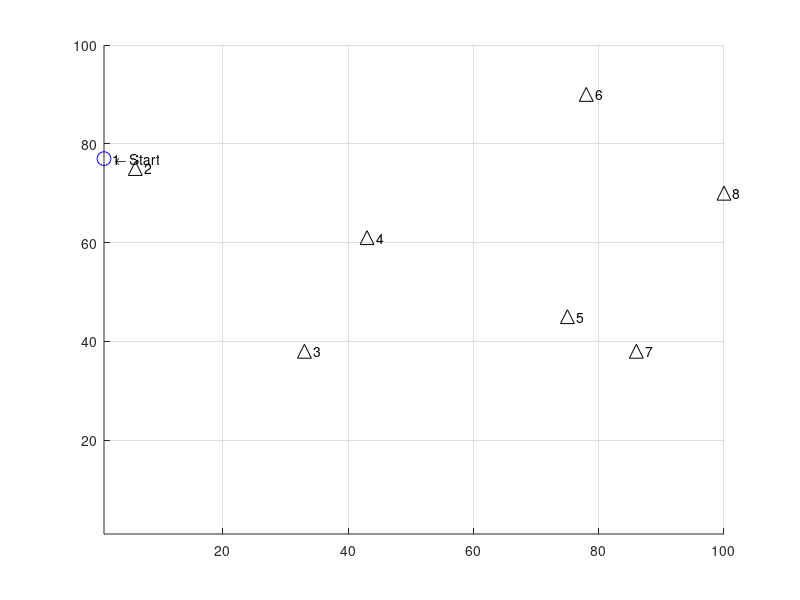

Write MATLAB code to recreate this figure.
% TSP
% Kai Brooks
% github.com/kaibrooks
% Jun 2019
%
% Solves the travelling salesman problem
% Program first solves using the np method and plots it in blue
% Program then uses nn algorithm and solves it in red
%

% Init
clc
close all
clear all
format

% --- Main options --------------------------------------------------------

maxCities = 8;          % (default 9) number of cities to visit, this is the 'n'
% decrease this if it hurts the hardware
gifOutput = 0;          % enables gif output and generation, slows rendering
filename = 'tsp.gif';    % output filename for the gif

twelveCitySeed = 0;     % use pre-computed 12-city seed and skips the bf calculation
% if 0, shuffles seed instead and runs bf normally

% TCS route: 1, 2, 4, 7, 9, 10, 12, 11, 8, 6, 5, 3, 1
% TCS index: 35462161
% TCS dist: 300.25
% TCS NN algorithm path is 1.04x (3.84%) longer and 3628800.00x computationally faster.

% Algorithm enables (with all disabled, just generates the map)
bf = 0;                   % bruteforce algorithm
nn = 0;                   % nearest-neighbor algorithm
gena = 1;                 % genetic algorithm

% sub-algorithms
gaRandomCrossover = 0;    % random crossover variant
gaOrderedCrossover = 1;   % ordered crossover variant

% --- Advanced options and generator settings -----------------------------

outputResults = 0;      % (default 1) shows analysis at completion

gaSelectionFactor = 2;    % (default 2) fractional number of members to select each epoch (eg: 3 = 1/3 of members)
gaInitPopSize = 12;     % (default ???) population for genetic algorithm



bfTickSize = 10000;     % (default 10000) tick size for timing BF algorithm. Higher numbers = more accuracy, slower to display estimate

minLoc = 1;             % (default 1) minimum coordinate to generate for city locations
maxLoc = 100;           % (default 100) maximum coordinate to generate for city locations
plotMarkerSize = 10;    % (default 10) size of markers on map
showLabels = 1;         % (default 1) display city numbers on plot

verbose = 0;            % outputs things, maybe
attempts = 100;         % number of attempts to bruteforce the solution before giving up
maxCpuTime = 100;       % max loops various functions will use before giving up and moving on

% --- Zero other variables (do not modify) --------------------------------

totalDist = 0;          % total distance travelled
gifWritten = 0;         % one-time check for gif creation

o_nn = 0;               % big o for nearest neighbor method
o_bf = 0;               % big o for bruteforce method
o_ga = 0;
nn_distance = 0;        % total minimum distance
bf_distance = 0;
ga_distance = 0;
bf_time = 0;            % time to run algorithm
nn_time = 0;
ga_time = 0;

nnSecs = 0;
bruteforce_minimum_vec = 0;

% --- Program start -------------------------------------------------------

% Override the rng if using the precomputed seed
if twelveCitySeed
    rng('default')
    maxCities = 12;
else
    rng('shuffle')
end

% Generate points
cities = randi([minLoc, maxLoc],2,maxCities); % generate matrix
cities = rot90(cities);  % rotate to form cities(x1,y1) for each point
cities = unique(cities,'rows'); % remove duplicate entries

if (length(cities) ~= maxCities)
    fprintf('*** Generated duplicate city coordinates, pruning %i entries.\n*** New maxCities = %i \n', maxCities - length(cities), length(cities))
end

maxCities = length(cities);  % shorten everything else if we don't have enough cities


startingCity = randi(maxCities);    % randomize starting city
currentCity = startingCity;         % and remember its where we started

visited = zeros([maxCities],1);     % boolean to mark each visited city
visited(currentCity) = 1;           % we're already in our city, so mark it

visitedOrder = zeros([maxCities],1); % vector to store the order which we visited each city
visitedOrder(currentCity) = 1;      % mark out starting city on the path

% Create figure
%f = figure('units','normalized','outerposition',[0 0 1 1]);
axis tight manual % this ensures that getframe() returns a consistent size

hold on
grid on

xlim([minLoc maxLoc])
ylim([minLoc maxLoc])

txt = '    \leftarrow Start';

% Plot cities
for i=1:maxCities
    
    if i == startingCity
        plot(cities(i,1),cities(i,2),'bo','MarkerSize',plotMarkerSize)
        
    else
        plot(cities(i,1),cities(i,2),'k^','MarkerSize',plotMarkerSize)
    end
    if showLabels, text(cities(i,1),cities(i,2),sprintf('   %i', i)), end
    
end

txt = '    \leftarrow Start';
text(cities(startingCity,1),cities(startingCity,2),txt)

% --- Algorithms ----------------------------------------------------------
% Bruteforce algorithm (bf)
if bf
    fprintf('Generating bf pathing matrix...\n')
    % Create gigantic bruteforce path matrix: o(n!)
    arr = [2:maxCities];
    bfVisitOrder = perms(arr);
    bfVisitOrder = rot90(bfVisitOrder); % flip it to make indexing easier
    
    arr = ones(1,length(bfVisitOrder)); % create array of 1's
    bfVisitOrder = [arr;bfVisitOrder];  % append to the beginning
    
    % Add original city back onto end to complete the loop
    for i = 1:length(bfVisitOrder)
        bfVisitOrder(maxCities+1,i) = bfVisitOrder(1,i);
    end
    
    bf_omax = numel(bfVisitOrder); % get total size of matrix
    bfEstimatedTime = 0;    % zero the estimation before starting the loop
    %minDist = maxLoc^2;  % starting minimum distance
    % while sum(visited) < maxCities
    
    for j=1:length(bfVisitOrder)
        o_bf = o_bf + 1;
        
        if j==1,tic,end % start the clock on 2
        
        for i=1:maxCities
            o_bf = o_bf + 1;
            
            a = [cities(bfVisitOrder(i,j),1),cities(bfVisitOrder(i,j),2)];
            b = [cities(bfVisitOrder(i+1,j),1),cities(bfVisitOrder(i+1,j),2)];
            
            checkDistance = [a;b]; % select two points
            distance = pdist(checkDistance,'euclidean');   % find distance between them
            %distance = floor(distance); % truncate
            totalDist = totalDist + distance;
            
            bfSegmentDistances(i,j) = distance;
            
        end
        
        if j==bfTickSize
            timing = toc;
            bfEstimatedTime = timing*(length(bfVisitOrder)/bfTickSize) % timing*((length(bfVisitOrder)-bfTickSize)/bfTickSize) for 'time remaining as of this timing'
            bfTimeTicks = length(bfVisitOrder)/bfTickSize;
        end
        
        bfDistances(j) = totalDist; % store the total path length
        totalDist = 0;              % reset for the next run
        
        % Output running information
        clc
        fprintf('Starting BF for n=%i, O(n!)=%i \n',maxCities, bf_omax)
        
        if length(bfVisitOrder) > bfTickSize % only display if enough data to estimate
            if bfEstimatedTime > 0
                fprintf('Estimated runtime: %s\n',formatTime(bfEstimatedTime))
            else
                fprintf('Estimated runtime: (Sampling %i more times..)\n',bfTickSize-j)
            end
        end
        fprintf('Current runtime  : %s\n',formatTime(toc))
        fprintf('Computing optimal route... %.2f%% \n', (o_bf / bf_omax) * 100)
        
    end % end of loop
    
    % Find min value
    [bfMinDist,bfMinIndex] = min(bfDistances);
    %bruteforce_path_taken = bfVisitOrder(:,bfMinIndex)
    
    %min(bfDist)
    %bfDist(j)
    
    %bfDist
    %     bfMinIndex
    %     bfDistances(bfMinIndex)
    bf_distance = bfMinDist;    % save for comparison
    
    % Plot it
    for i=1:maxCities
        
        a = [cities(bfVisitOrder(i,bfMinIndex),1), cities(bfVisitOrder(i,bfMinIndex),2)];
        b = [cities(bfVisitOrder(i+1,bfMinIndex),1), cities(bfVisitOrder(i+1,bfMinIndex),2)];
        
        x = [a(1), b(1)];
        y = [a(2), b(2)];
        plot(x,y,'b','LineWidth',plotMarkerSize/8)
        
        
        %bfVisitOrder(i:4,bfShortest) gives path
        
    end
    bfSecs = toc;
    if bfSecs > 0
        hours = 0;
        mins = 0;
        secs = 0;
        
        mins = floor(bfSecs / 60);
        secs = (rem(bfSecs, 60));
        
        if mins > 60
            hours = floor(mins / 60);
            mins = mins - (hours*60);
        end
        
        bf_time = sprintf('%ih%im%.0fs',hours,mins,secs); % format time
    end
    
    %fprintf('BF method complete in %.2f seconds\n', toc)
end

% Clear variables between runs
totalDist = 0;
minDist = 0;

% Nearest Neighbor Algorithm
if nn
    fprintf('Computing nearest neighbor route...\n')
    for j = 2:maxCities
        if j==2,tic,end % start the clock on 2
        
        o_nn = o_nn + 1;
        
        ccLoc = [cities(currentCity,1), cities(currentCity,2)]; % coords of current city
        
        minDist = maxLoc^2;   % starting distance, make maximum possible
        
        for i = 1:maxCities
            o_nn = o_nn + 1;
            
            if visited(i), continue, end % skip cities we've visited
            
            a = ccLoc;  % current city coordinates
            b = [cities(i,1),cities(i,2)];
            
            checkDistance = [a;b]; % select two points
            
            distance = pdist(checkDistance,'euclidean');    % find distance between them
            
            % Draw decision lines
            if gifOutput
                % Draw 'decision' line
                x = [cities(currentCity,1), cities(i,1)];
                y = [cities(currentCity,2), cities(i,2)];
                
                h = plot(x,y,'g:','LineWidth',plotMarkerSize/8)
                uistack(h,'bottom');
                
                drawnow
                % Capture the plot as an image
                title("" + o_nn)
                if  gifWritten == 0
                    gifWritten = 1;
                    gif(filename,'DelayTime',0.01,'LoopCount',1,'frame',gcf)
                else
                    gifWritten = 1;
                    gif
                end
            end
            
            if distance < minDist
                minDist = distance;
                nextCity = i;
                nextLoc = [cities(i,1),cities(i,2)];
            end
            
            
        end
        
        if j == maxCities+1
            a = [cities(maxCities,1),maxCities(2)];  % current city coordinates
            b = [cities(1,1),cities(1,2)];
            
            checkDistance = [a;b]; % select two points
            distance = pdist(checkDistance,'euclidean');   % find distance between them
            totalDist = totalDist + distance;
        end
        
        %  what we found for the next move
        minDist;
        nextCity;
        
        %fprintf('Moving to city %i with a distance of %.2f \n',nextCity,minDist)
        
        % Plot line to shortest next, vector 1 is both x's, 2 is both y's
        x = [cities(currentCity,1), cities(nextCity,1)];
        y = [cities(currentCity,2), cities(nextCity,2)];
        plot(x,y,'r--','LineWidth',plotMarkerSize/8)
        
        %txt = 'Next \rightarrow  ';
        %text(cities(nextCity,1),cities(nextCity,2),txt,'HorizontalAlignment','right')
        
        % Update for next loop
        currentCity = nextCity;
        visited(nextCity) = 1;
        visitedOrder(j) = nextCity;
        minDist; % verbose
        totalDist = totalDist + minDist;
        
        % Break if we've visited everything
        if sum(visited) == maxCities, break, end
        
    end
    
    % Complete the loop
    
    a = [cities(currentCity,1), cities(currentCity,2)];  % current city coordinates
    b = [cities(startingCity,1),cities(startingCity,2)];
    
    checkDistance = [a;b]; % select two points
    distance = pdist(checkDistance,'euclidean');
    minDist;
    totalDist = totalDist + distance; % Update total distance once more
    
    x = [cities(currentCity,1), cities(startingCity,1)];
    y = [cities(currentCity,2), cities(startingCity,2)];
    plot(x,y,'r--','LineWidth',plotMarkerSize/8)
    
    if gifOutput
        drawnow
        gif
    end
    
    nn_distance = totalDist;
    
    nn_time = formatTime(toc);
end

% Clear variables between runs
totalDist = 0;
minDist = 0;

% genetic algorithm
if gena
    % create genes
    linearPath = [1:maxCities];
    
    for i=1:gaInitPopSize
        gaVisitOrder(i,:) = linearPath(randperm(length(linearPath)));
    end
    
    % shift matrix so starting city is correct
    for i=1:gaInitPopSize
        k = find(gaVisitOrder(i,:) == startingCity);
        gaVisitOrder(i,:) = circshift(gaVisitOrder(i,:), (maxCities+1) - k);
    end
    
    % copy first entry and place it on back
    arr = ones(1,gaInitPopSize);
    arr = arr * startingCity;
    
    gaVisitOrder;
    gaVisitOrder = flip(rot90(gaVisitOrder)); % rearrange for visitation reasons
    gaVisitOrder = [gaVisitOrder;arr];
    
    % dont add remaining city, just go back to it and let the ga sort it out?
    
    % calculate lengths of each option
    for j=1:gaInitPopSize
        o_ga = o_ga + 1;
        
        if j==1,tic,end % start the clock on 2
        
        for i=1:maxCities % if -1 because we loop back around instead of indexing the path back to start
            o_ga = o_ga + 1;
            
            a = [cities(gaVisitOrder(i,j),1),cities(gaVisitOrder(i,j),2)];
            b = [cities(gaVisitOrder(i+1,j),1),cities(gaVisitOrder(i+1,j),2)];
            
            checkDistance = [a;b]; % select two points
            distance = pdist(checkDistance,'euclidean');   % find distance between them
            %distance = floor(distance); % truncate
            totalDist = totalDist + distance;
            
            gaSegmentDistances(i,j) = distance;
            
        end
        
        % timing
        %         if j==bfTickSize
        %             timing = toc;
        %             bfEstimatedTime = timing*(length(bfVisitOrder)/bfTickSize) % timing*((length(bfVisitOrder)-bfTickSize)/bfTickSize) for 'time remaining as of this timing'
        %             bfTimeTicks = length(bfVisitOrder)/bfTickSize;
        %         end
        
        gaDistances(j) = totalDist; % store the total path length
        totalDist = 0;              % reset for the next run
        
        % Output running information
        %         clc
        %         fprintf('Starting BF for n=%i, O(n!)=%i \n',maxCities, bf_omax)
        %
        %         if length(bfVisitOrder) > bfTickSize % only display if enough data to estimate
        %             if bfEstimatedTime > 0
        %                 fprintf('Estimated runtime: %s\n',formatTime(bfEstimatedTime))
        %             else
        %                 fprintf('Estimated runtime: (Sampling %i more times..)\n',bfTickSize-j)
        %             end
        %         end
        %         fprintf('Current runtime  : %s\n',formatTime(toc))
        %         fprintf('Computing optimal route... %.2f%% \n', (o_bf / bf_omax) * 100)
        
    end % end of loop
    
    % normalize values for selection process (vector sum = 1)
    if verbose, gaVisitOrder, end
    if verbose, gaDistances, end
    gaFitness = gaDistances ./ norm(gaDistances,1);
    preMean = mean(gaFitness);
    if verbose, gaFitness, end
    
    
    % ** select members
    selected = zeros(1,gaInitPopSize);
    while sum(selected) < (gaInitPopSize/gaSelectionFactor) % run until it selects 1/selectionFactor of the members
        a = rand();
        for i = 1:gaInitPopSize;
            a = a - gaFitness(i);
            %fprintf('%.4f - %.4f\n',a,gaFitness(i))
            if a < 0
                %fprintf('Selected:  %i\n',i)
                gaFitness(i) = 0;
                selected(i) = 1;
                break
            end
        end
    end
    
    % get parents chromosomes
    tempMean = 0;
    k = 0;
    for i = 1:gaInitPopSize
        if gaFitness(i)
            k = k + 1;     % write to the correct indexes to prevent zero values
            gaParentChrom(:,k) = gaVisitOrder(:,i); % write parents chromosomes for use in breeding
            tempMean(k) = gaFitness(i); % capture mean for statistical reasons
        end
    end
    
    postMean = mean(tempMean(tempMean ~= 0));
    fprintf('Mean %.4f -> %.4f (%.6f change)\n', preMean, postMean, postMean/preMean)
    
    % breed new population
    %for j = 1:gaInitPopSize/4
    %gaParentChrom
    popNeeded = gaInitPopSize;
    k = 0; % indexing fix
    hit = 0;
    miss = 0;
    
    % random swap subalgorithm
    if gaRandomCrossover
        while popNeeded > 0
            
            for i = 2:maxCities   % = 2:n because the start and end cities never change
                parenta = gaParentChrom(i,1);
                parentb = gaParentChrom(i,2);
                
                if round(rand) == 1
                    newMember(i) = parenta;
                else
                    newMember(i) = parentb;
                end
                
                if verbose, fprintf('Mix %i and %i -> %i\n' ,parenta,parentb,newMember(i)), end
            end
            
            if length(unique(newMember)) == length(newMember)
                k=k+1;
                popNeeded = popNeeded -1;
                newPop(k,:) = newMember;
                hit = hit+1;
            else
                miss = miss+1;
            end
            
        end
        
        newPop
        newPop = unique(newPop,'rows')
        
        hit
        miss
        
    end
    
    
    %     parenta = gaParentChrom(i,1);
    %     parentb = gaParentChrom(i,2);
    %
    if gaOrderedCrossover
        gaVisitOrder = zeros(9,1); % clear visit order for new writing
        oldCrossoverPoint = 0;
        crossoverPoint = 0;
        
        [parentLength parentHeight] = size(gaParentChrom);
        
        %gaParentChrom
        for k = 1:gaSelectionFactor^2
            
            while oldCrossoverPoint == crossoverPoint % loop until new crossover point from last time
                crossoverPoint = randi([2 length(gaParentChrom)-2]); % ignore first and last entries since those are start/loop paths
                if verbose, crossoverPoint, end
            end
            
            for j = 1:2:parentHeight-1
                %clear childa, clear childb;
                
                childPart1 = gaParentChrom(1:crossoverPoint,j); % first half of chromosome
                tempChild = gaParentChrom(:,j+1);               % temp store entire other parent
                
                % check second parent gene-by-gene, add non-duplicates in order of appearance
                for i = 2:length(tempChild)
                    if verbose, fprintf('Checking for duplicate alele: %i\n',tempChild(i)), end
                    if ~ismember(tempChild(i),childPart1)
                        if verbose, fprintf('Adding %i to chromosome\n',tempChild(i)), end
                        childPart2(i,1) = tempChild(i);
                    end
                end
                childPart2 = childPart2(childPart2 ~= 0);
                
                %childPart1
                %childPart2
                
                newChild = [childPart1;childPart2;childPart1(1)];
                
                newPop(:,ceil(j/gaSelectionFactor)) = newChild;         % ceil to remove every other column of zeroes
                
                clear childPart*;          % flush old data
                clear temp*;
                
            end
            
            % write new visit order
            if sum(gaVisitOrder(:,1)) == 0  % if first time written
                gaVisitOrder = newPop;
            else
                gaVisitOrder = cat(2,gaVisitOrder,newPop);
            end
           oldCrossoverPoint = crossoverPoint; % store this to ensure a different point next time
        end
        
        gaVisitOrder
          
    end % end of ordered crossover algorithm
    
    % *** mutate
    
    
    
    
    
    
    % select parents
    %parenta =
    %parentb =
    
    
    % for i = 1:initPopSize
    %     dnabi(i,:) = round(rand(1,dnaLength)); % dna with word length = maxCities
    %     % dna stored by (i,j), where i = chromosome (entire thing), j = alele (bit)
    %     clc
    %     fprintf('\n')
    %     fprintf('Generating %i more population...\n',initPopSize-i)
    % end
    % popGenTime = formatTime(toc);
    % fprintf('Population generated in %s\n',popGenTime)
    %
    % dnabi;
    %
    % % convert DNA into number for pathing
    % tic
    % fprintf('Converting genes to path order...\n')
    % for k = 1:initPopSize           % population
    %     for j = 1:maxCities         % chromosome
    %         for i = 1:wordLength    % word
    %             temp(i) = dnabi(k, i+((j*wordLength)-wordLength) );
    %         end
    %         gaVisitOrder(k,j) = bi2de(flip(temp)); % flip so the lsb is the rightmost bit
    %         clear temp;
    %     end
    %     clc
    %     fprintf('Population generated in %s\n',popGenTime)
    %     fprintf('Generating %i more genes paths...\n',initPopSize-k)
    %
    % end
    %
    % fprintf('Path order generated in %s\n',formatTime(toc))
    %
    % gaVisitOrder;
    
    % gaVisitOrder = gaVisitOrder+1; % how to add 1 for route calculation
    
    % --- wipe out all invalid genes
    
    % Determine if rows have duplicate entries (and are thus invalid)
    % uniqueEntries = 0;
    % for i = 1:initPopSize
    %     a = gaVisitOrder(i:i,:);
    %     if length(a) == length(unique(a))
    %         %fprintf('%i: unique\n',i)
    %         uniqueEntries = uniqueEntries + 1;
    %     else
    %         %fprintf('%i: not unique\n',i)
    %     end
    % end
    %
    % uniqueRatio = uniqueEntries / initPopSize;
    %
    % fprintf('%i valid chromosomes: %.2f%%',uniqueEntries, uniqueRatio*100)
end % end of ga

if outputResults
    fprintf('\nTravelling done!\n')
    fprintf('------- Results -------\n')
    
    fprintf(1, 'Alg. |\tBF\t\tNN\t\tGA\n')
    fprintf(1, 'O(n) |\t%i\t\t%i\t\t%i\n', o_bf, o_nn, o_ga)
    fprintf(1, 'Dist.|\t%.2f\t\t%.2f\t\t%.2f\n', bf_distance, nn_distance, ga_distance')
    fprintf(1, 'Time |\t%s\t\t%s\t\t%s\n', bf_time, nn_time, ga_time)
    fprintf('\n')
    fprintf('NN algorithm path is %.2fx (%.2f%%) longer and %.2fx computationally faster.\n',nn_distance/bf_distance, (abs(1-(nn_distance/bf_distance)))*100, o_bf/o_nn)
end

% ----- Functions ---------------------------------------------------------
function t=formatTime(secs);
% Input seconds, output formatted '_h_m_s'

if secs == 0
    t=sprintf('(no time available)');
    return
elseif secs < 1
    t=sprintf('<1s');
    return
else
    hours = 0;
    minutes = 0;
    seconds = 0;
    minutes = floor(secs / 60);
    seconds = rem(secs, 60);
    if minutes > 60
        hours = floor(minutes / 60);
        minutes = minutes - (hours*60);
    end
    t=sprintf('%ih%im%.0fs',hours,minutes,seconds);
    return
end
end